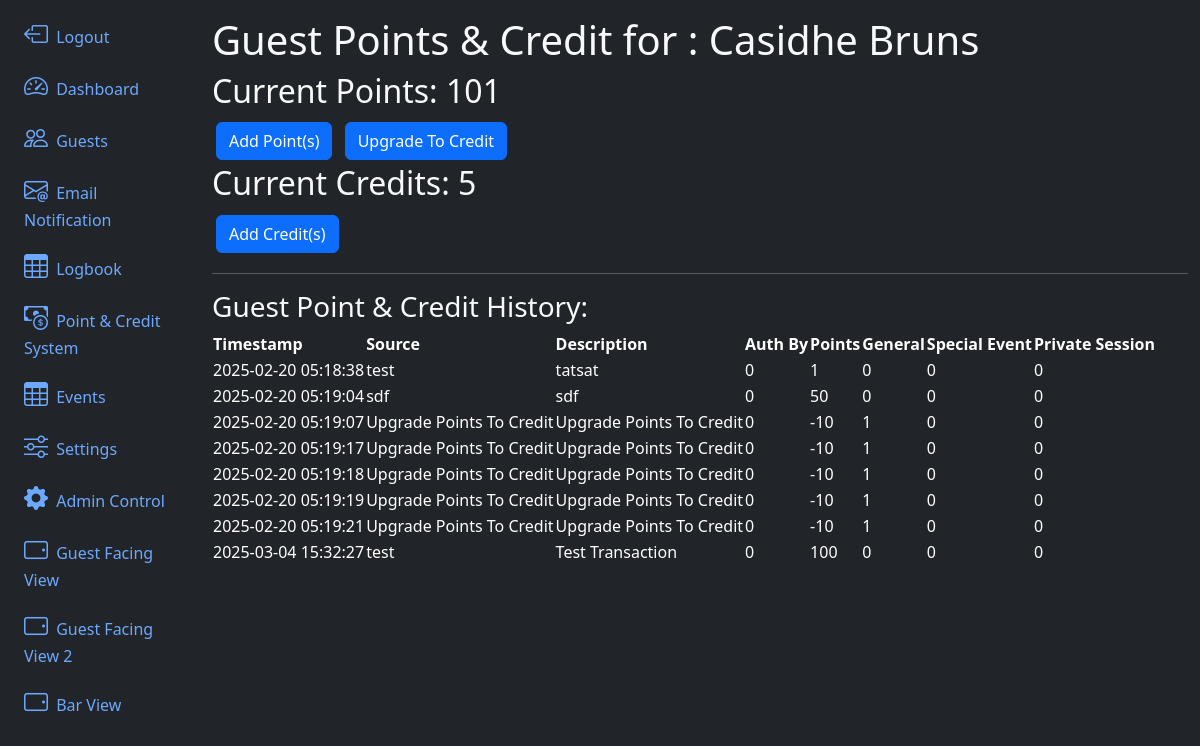
Screenshot of /guestCredit/0 with the database file from the repository.
### app/models.py (models this page shows, shortened)
@dataclass
class Guest(db.Model, UserMixin):
    id:int = db.Column(db.Integer, primary_key=True)
    uuid:str  = db.Column(db.String, unique=True, name="uuid")
    fetUsername:str  = db.Column(db.String(100) )
    name:str  = db.Column(db.String(100), nullable=False)
    email:str  = db.Column(db.String(200), nullable=False)
    phone:str  = db.Column(db.String(20))
    barStatus:int = db.Column(db.Integer, default=0)
    checkin_blocked:bool = db.Column(db.Boolean(), default=False)
    password:str  = db.Column(db.String(255))
    allow_qrcode_refresh:bool = db.Column(db.Boolean(), default=True)
    roles = db.relationship('Role', backref=db.backref('guests'), secondary=guest_role)
    performs = db.relationship('Addon', backref='guests', secondary='guest_addons')
    termsCheck:bool = db.Column(db.Boolean(), default=False)
    termsDate = db.Column(db.DateTime(timezone=True), server_default=func.now())
    membershipEmailSent:bool = db.Column(db.Boolean(), default=False)
    membershipEmailSentDate = db.Column(db.DateTime(timezone=True), server_default=None)
    membershipStart = db.Column(db.DateTime(timezone=True), server_default=None)
    membershipEnd = db.Column(db.DateTime(timezone=True), server_default=None)
    credit = db.relationship('GuestCredit',backref='guest')
    logbook = db.relationship('Guestlog', backref='guest')
    checkedIn:bool = db.Column(db.Boolean(), default=False)
    lastVisit = db.Column(db.DateTime(timezone=True), server_default=None)
    lastCheckOut = db.Column(db.DateTime(timezone=True), server_default=None)
    created_at = db.Column(db.DateTime(timezone=True), server_default=func.now())
    def __str__(self):
        return f'{self.name}'

@dataclass
class GuestCredit(db.Model):
    id:int = db.Column(db.Integer, primary_key=True)
    lastUpdate = db.Column(db.DateTime(timezone=True), server_default=None)
    guest_id = db.Column(db.Integer, db.ForeignKey('guest.id'), nullable=False)
    points:int  = db.Column(db.Integer, nullable=False, default=0)
    generalAmount:int  = db.Column(db.Integer, nullable=False, default=0)
    specialEventAmount:int  = db.Column(db.Integer, nullable=False, default=0)
    privateSessionAmount:int  = db.Column(db.Integer, nullable=False, default=0)

@dataclass
class CreditTransactionLog(db.Model):
    id:int = db.Column(db.Integer, primary_key=True)
    timestamp = db.Column(db.DateTime(timezone=True), server_default=func.now())
    guest = db.Column(db.Integer,  db.ForeignKey('guest.id'), nullable=False)
    authorizedSource:str  = db.Column(db.String(100), nullable=False)
    authorizedBy  = db.Column(db.Integer, db.ForeignKey('guest.id'))
    pointChange:int  = db.Column(db.Integer, nullable=False, default=0)
    generalAmountChange:int  = db.Column(db.Integer, nullable=False, default=0)
    specialEventAmountChange:int  = db.Column(db.Integer, nullable=False, default=0)
    privateSessionAmountChange:int  = db.Column(db.Integer, nullable=False, default=0)
    description:str  = db.Column(db.String(200), nullable=False)

### app/routes.py (the view, shortened to what this page needs)
@app.route('/guestCredit/<id>', methods=['GET', 'POST'])
def guestCredit(id):
    if(id is None):
        return redirect(url_for('guests', guests=Guest.query.all()))
    _guest = Guest.query.filter_by(id=id).first()
    guestCredit = GuestCredit.query.filter_by(guest_id=_guest.id).first()
    print(_guest, guestCredit)
    return render_template('guestCredit.html',settings=Setting.query.first(), guest=_guest, guestCredit=GuestCredit.query.filter_by(guest=_guest).first(), guestCreditLog=CreditTransactionLog.query.filter_by(guest=_guest.id).all())

### app/templates/guestCredit.html
{% extends 'layout.html' %}
{% block content %}
<h1>Guest Points & Credit for : {{guest.name}}</h1>
{% if guest.credit %}
{% if guestCredit.points >= settings.points_per_credit %}
<h2>Current Points: {{ guestCredit.points }}</h2><a href="/guestCredit/{{ guest.id }}/addPoints" class="btn btn-primary m-1">Add Point(s)</a> <a href="/guestCredit/{{ guest.id }}/upgradePoints" class="btn btn-primary m-1">Upgrade To Credit</a>
{% else %}
<h2>Current Points: {{ guestCredit.points }}</h2><a href="/guestCredit/{{ guest.id }}/addPoints" class="btn btn-primary m-1">Add Point(s)</a>
{% endif %}
<h2>Current Credits: {{ guestCredit.generalAmount }}</h2>
<a href="/guestCredit/{{ guest.id }}/addCredits" class="btn btn-primary m-1">Add Credit(s)</a>
<hr>
<h3>Guest Point & Credit History:</h3>
<table class="table-dark rounded-3 overflow-hidden " data-toggle="table" >
    <thead>
        <tr>
            <th data-sortable="true" scope="col">Timestamp</th>
            <th data-sortable="true" scope="col">Source</th>
            <th data-sortable="true" scope="col">Description</th>
            <th data-sortable="true" scope="col">Auth By</th>
            <th data-sortable="true" scope="col">Points</th>
            <th data-sortable="true" scope="col">General</th>
            <th data-sortable="true" scope="col">Special Event</th>
            <th data-sortable="true" scope="col">Private Session</th>
        </tr>
    </thead>
    <tbody>
        {% for logItem in guestCreditLog %}
        <tr>
            <td scope="row">{{ logItem.timestamp }}</td>
            <td scope="row">{{ logItem.authorizedSource }}</td>
            <td scope="row">{{ logItem.description }}</td>
            <td scope="row">{{ logItem.authorizedBy }}</td>
            <td scope="row">{{ logItem.pointChange }}</td>
            <td scope="row">{{ logItem.generalAmountChange }}</td>
            <td scope="row">{{ logItem.specialEventAmountChange }}</td>
            <td scope="row">{{ logItem.privateSessionAmountChange }}</td>
        </tr>
        {% endfor %}
    </tbody>
</table>
{% else %}
<h2>Guest has no credit account established</h2>
{% endif %}
{% endblock content %}

### rows the page displays
Guest: name "Casidhe Bruns"
GuestCredit: points "101", generalAmount "5"
CreditTransactionLog: timestamp "2025-02-20 05:18:38", authorizedSource "test", description "tatsat", authorizedBy "0", pointChange "1", generalAmountChange "0", specialEventAmountChange "0", privateSessionAmountChange "0"
CreditTransactionLog: timestamp "2025-02-20 05:19:04", authorizedSource "sdf", description "sdf", authorizedBy "0", pointChange "50", generalAmountChange "0", specialEventAmountChange "0", privateSessionAmountChange "0"
CreditTransactionLog: timestamp "2025-02-20 05:19:07", authorizedSource "Upgrade Points To Credit", description "Upgrade Points To Credit", authorizedBy "0", pointChange "-10", generalAmountChange "1", specialEventAmountChange "0", privateSessionAmountChange "0"
CreditTransactionLog: timestamp "2025-02-20 05:19:17", authorizedSource "Upgrade Points To Credit", description "Upgrade Points To Credit", authorizedBy "0", pointChange "-10", generalAmountChange "1", specialEventAmountChange "0", privateSessionAmountChange "0"
CreditTransactionLog: timestamp "2025-02-20 05:19:18", authorizedSource "Upgrade Points To Credit", description "Upgrade Points To Credit", authorizedBy "0", pointChange "-10", generalAmountChange "1", specialEventAmountChange "0", privateSessionAmountChange "0"
CreditTransactionLog: timestamp "2025-02-20 05:19:19", authorizedSource "Upgrade Points To Credit", description "Upgrade Points To Credit", authorizedBy "0", pointChange "-10", generalAmountChange "1", specialEventAmountChange "0", privateSessionAmountChange "0"
CreditTransactionLog: timestamp "2025-02-20 05:19:21", authorizedSource "Upgrade Points To Credit", description "Upgrade Points To Credit", authorizedBy "0", pointChange "-10", generalAmountChange "1", specialEventAmountChange "0", privateSessionAmountChange "0"
CreditTransactionLog: timestamp "2025-03-04 15:32:27", authorizedSource "test", description "Test Transaction", authorizedBy "0", pointChange "100", generalAmountChange "0", specialEventAmountChange "0", privateSessionAmountChange "0"
